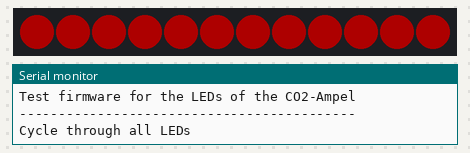
Bench run of a sketch on a simulated ESP8266 (NodeMCU). Shown: 12 RGB LEDs in strip order, left to right, the last lines printed to the serial monitor. Dim RGB values are drawn brighter than linear.

Above: at 3.88 s.
At 10.1 s:
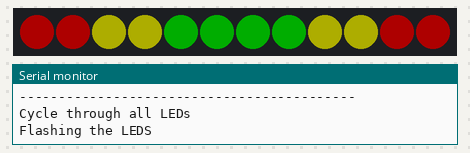
At 12.1 s:
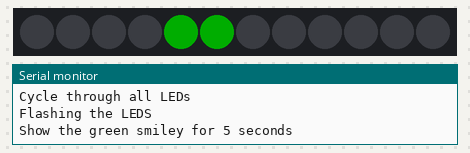
At 14.1 s:
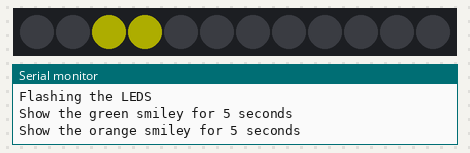
At 20.6 s:
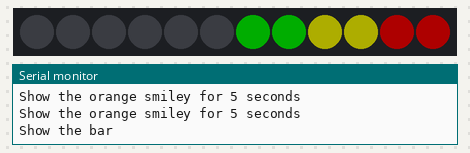
At 36.1 s:
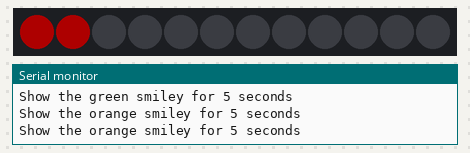

Measured:
- what the display in image 1 shows lasts 2.0 s, from 10.0 s to 12.0 s
- what the display in image 4 shows lasts 0.5 s, from 20.5 s to 21.0 s

The sketch:

leds.ino
```cpp
// (licence header left out)
#include <ESP8266WiFi.h>
#include <Adafruit_NeoPixel.h>

// NeoPixels
#define PIN D8        // NeoPixels pin
#define NUMPIXELS 12  // Number of NeoPixels
Adafruit_NeoPixel pixels(NUMPIXELS, PIN, NEO_GRB + NEO_KHZ800);

void setup() {
  Serial.begin(115200);
  Serial.println("Test firmware for the LEDs of the CO2-Ampel");
  Serial.println("-------------------------------------------");
  delay(1000);

  pixels.begin();
  pixels.clear();
  pixels.setBrightness(50);  // Set the brightness to about 1/5 (max = 255)
}

void loop() {
  pixels.clear();
  pixel_loop();
  pixel_test();
  smiley_green();
  smiley_orange();
  smiley_red();
  pixel_bar();
}

void pixel_loop() {
  Serial.println("Cycle through all LEDs");
  for (int i = 0; i < NUMPIXELS; i++) {
    pixels.setPixelColor(i, pixels.Color(255, 0, 0));
    pixels.show();
    delay(250);
  }
  for (int i = 0; i < NUMPIXELS; i++) {
    pixels.setPixelColor(i, pixels.Color(0, 255, 0));
    pixels.show();
    delay(250);
  }
  for (int i = 0; i < NUMPIXELS; i++) {
    pixels.setPixelColor(i, pixels.Color(0, 0, 255));
    pixels.show();
    delay(250);
  }
}

void pixel_test() {
  Serial.println("Flashing the LEDS");
  pixels.clear();
  pixels.setPixelColor(0, 255, 0, 0);
  pixels.setPixelColor(1, 255, 0, 0);
  pixels.setPixelColor(2, 255, 255, 0);
  pixels.setPixelColor(3, 255, 255, 0);
  pixels.setPixelColor(4, 0, 255, 0);
  pixels.setPixelColor(5, 0, 255, 0);
  pixels.setPixelColor(6, 0, 255, 0);
  pixels.setPixelColor(7, 0, 255, 0);
  pixels.setPixelColor(8, 255, 255, 0);
  pixels.setPixelColor(9, 255, 255, 0);
  pixels.setPixelColor(10, 255, 0, 0);
  pixels.setPixelColor(11, 255, 0, 0);
  pixels.show();
  delay(2000);
}

void smiley_green() {
  Serial.println("Show the green smiley for 5 seconds");
  pixels.clear();
  pixels.setPixelColor(4, 0, 255, 0);
  pixels.setPixelColor(5, 0, 255, 0);
  pixels.show();
  delay(2000);
}

void smiley_orange() {
  Serial.println("Show the orange smiley for 5 seconds");
  pixels.clear();
  pixels.setPixelColor(2, 255, 255, 0);
  pixels.setPixelColor(3, 255, 255, 0);
  pixels.show();
  delay(2000);
}

void smiley_red() {
  Serial.println("Show the orange smiley for 5 seconds");
  pixels.clear();
  pixels.setPixelColor(0, 255, 0, 0);
  pixels.setPixelColor(1, 255, 0, 0);
  pixels.show();
  delay(2000);
}

void pixel_bar() {
  Serial.println("Show the bar");
  pixels.clear();
  pixels.setPixelColor(6, 0, 255, 0);
  pixels.show();
  delay(500);
  pixels.setPixelColor(7, 0, 255, 0);
  pixels.show();
  delay(500);
  pixels.setPixelColor(8, 255, 255, 0);
  pixels.show();
  delay(500);
  pixels.setPixelColor(9, 255, 255, 0);
  pixels.show();
  delay(500);
  pixels.setPixelColor(10, 255, 0, 0);
  pixels.show();
  delay(500);
  pixels.setPixelColor(11, 255, 0, 0);
  pixels.show();
  delay(500);
  pixels.clear();
}
```
